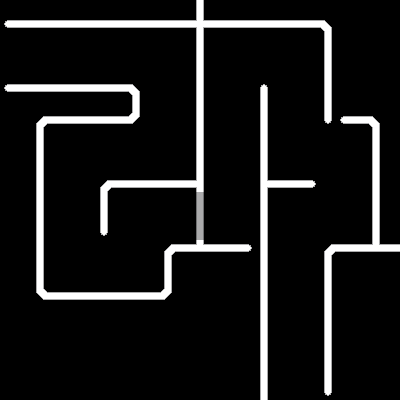

The image is a tile-based game level rendered from a .tmx file. Its description and complete source (layers, tilesets, objects, tile grids) follow:
An orthogonal 25x25 tile map with 16x16 px tiles, 1 tile layer (visuals), 1 hidden layer not drawn, 2 tilesets.

<map version="1.0" orientation="orthogonal" renderorder="right-down" width="25" height="25" tilewidth="16" tileheight="16" nextobjectid="1">
 <tileset firstgid="1" source="../../tilesets/tileset_visuals.tsx" />
 <tileset firstgid="65" source="../../tilesets/tileset_data.tsx" />
 <layer name="data" width="25" height="25" visible="0">
  <data encoding="csv">
65,65,65,65,65,65,65,65,65,65,65,65,73,65,65,65,65,65,65,65,65,65,65,65,65,
73,73,73,73,73,73,73,73,73,73,73,73,73,73,73,73,73,73,73,73,73,65,65,65,65,
65,65,65,65,65,65,65,65,65,65,65,65,73,65,65,65,65,65,65,65,73,65,65,65,65,
65,65,65,65,65,65,65,65,65,65,65,65,73,65,65,65,65,65,65,65,73,65,65,65,65,
65,65,65,65,65,65,65,65,65,65,65,65,73,65,65,65,65,65,65,65,73,65,65,65,65,
73,73,73,73,73,73,73,73,73,65,65,65,73,65,65,65,81,65,65,65,73,65,65,65,65,
65,65,65,65,65,65,65,65,73,65,65,65,73,65,65,65,81,65,65,65,73,65,65,65,65,
65,65,73,73,73,73,73,73,73,65,65,65,73,65,65,65,81,65,65,65,73,89,89,89,65,
65,65,73,65,65,65,65,65,65,65,65,65,73,65,65,65,81,65,65,65,65,65,65,89,65,
65,65,73,65,65,65,65,65,65,65,65,65,73,65,65,65,81,65,65,65,65,65,65,89,65,
65,65,73,65,65,65,65,65,65,65,65,65,73,65,65,65,81,65,65,65,65,65,65,89,65,
65,65,73,65,65,65,73,73,73,73,73,73,73,65,65,65,81,81,81,81,65,65,65,89,65,
65,65,73,65,65,65,73,65,65,65,65,65,75,65,65,65,81,65,65,65,65,65,65,89,65,
65,65,73,65,65,65,73,65,65,65,65,65,75,65,65,65,81,65,65,65,65,65,65,89,65,
65,65,73,65,65,65,73,65,65,65,65,65,75,65,65,65,81,65,65,65,65,65,65,89,65,
65,65,73,65,65,65,65,65,65,65,73,73,73,73,73,73,81,65,65,65,89,89,89,89,89,
65,65,73,65,65,65,65,65,65,65,73,65,65,65,65,65,81,65,65,65,89,65,65,65,65,
65,65,73,65,65,65,65,65,65,65,73,65,65,65,65,65,81,65,65,65,89,65,65,65,65,
65,65,73,73,73,73,73,73,73,73,73,65,65,65,65,65,81,65,65,65,89,65,65,65,65,
65,65,65,65,65,65,65,65,65,65,65,65,65,65,65,65,81,65,65,65,89,65,65,65,65,
65,65,65,65,65,65,65,65,65,65,65,65,65,65,65,65,81,65,65,65,89,65,65,65,65,
65,65,65,65,65,65,65,65,65,65,65,65,65,65,65,65,81,65,65,65,89,65,65,65,65,
65,65,65,65,65,65,65,65,65,65,65,65,65,65,65,65,81,65,65,65,89,65,65,65,65,
65,65,65,65,65,65,65,65,65,65,65,65,65,65,65,65,81,65,65,65,89,65,65,65,65,
65,65,65,65,65,65,65,65,65,65,65,65,65,65,65,65,81,65,65,65,89,65,65,65,65
</data>
 </layer>
 <layer name="visuals" width="25" height="25">
  <data encoding="csv">
1,1,1,1,1,1,1,1,1,1,1,1,3,1,1,1,1,1,1,1,1,1,1,1,1,
14,2,2,2,2,2,2,2,2,2,2,2,4,2,2,2,2,2,2,2,5,1,1,1,1,
1,1,1,1,1,1,1,1,1,1,1,1,3,1,1,1,1,1,1,1,3,1,1,1,1,
1,1,1,1,1,1,1,1,1,1,1,1,3,1,1,1,1,1,1,1,3,1,1,1,1,
1,1,1,1,1,1,1,1,1,1,1,1,3,1,1,1,1,1,1,1,3,1,1,1,1,
14,2,2,2,2,2,2,2,5,1,1,1,3,1,1,1,15,1,1,1,3,1,1,1,1,
1,1,1,1,1,1,1,1,3,1,1,1,3,1,1,1,3,1,1,1,3,1,1,1,1,
1,1,6,2,2,2,2,2,8,1,1,1,3,1,1,1,3,1,1,1,16,14,2,5,1,
1,1,3,1,1,1,1,1,1,1,1,1,3,1,1,1,3,1,1,1,1,1,1,3,1,
1,1,3,1,1,1,1,1,1,1,1,1,3,1,1,1,3,1,1,1,1,1,1,3,1,
1,1,3,1,1,1,1,1,1,1,1,1,3,1,1,1,3,1,1,1,1,1,1,3,1,
1,1,3,1,1,1,6,2,2,2,2,2,12,1,1,1,10,2,2,13,1,1,1,3,1,
1,1,3,1,1,1,3,1,1,1,1,1,18,1,1,1,3,1,1,1,1,1,1,3,1,
1,1,3,1,1,1,3,1,1,1,1,1,18,1,1,1,3,1,1,1,1,1,1,3,1,
1,1,3,1,1,1,16,1,1,1,1,1,18,1,1,1,3,1,1,1,1,1,1,3,1,
1,1,3,1,1,1,1,1,1,1,6,2,11,2,2,13,3,1,1,1,6,2,2,11,2,
1,1,3,1,1,1,1,1,1,1,3,1,1,1,1,1,3,1,1,1,3,1,1,1,1,
1,1,3,1,1,1,1,1,1,1,3,1,1,1,1,1,3,1,1,1,3,1,1,1,1,
1,1,7,2,2,2,2,2,2,2,8,1,1,1,1,1,3,1,1,1,3,1,1,1,1,
1,1,1,1,1,1,1,1,1,1,1,1,1,1,1,1,3,1,1,1,3,1,1,1,1,
1,1,1,1,1,1,1,1,1,1,1,1,1,1,1,1,3,1,1,1,3,1,1,1,1,
1,1,1,1,1,1,1,1,1,1,1,1,1,1,1,1,3,1,1,1,3,1,1,1,1,
1,1,1,1,1,1,1,1,1,1,1,1,1,1,1,1,3,1,1,1,3,1,1,1,1,
1,1,1,1,1,1,1,1,1,1,1,1,1,1,1,1,3,1,1,1,3,1,1,1,1,
1,1,1,1,1,1,1,1,1,1,1,1,1,1,1,1,3,1,1,1,16,1,1,1,1
</data>
 </layer>
</map>